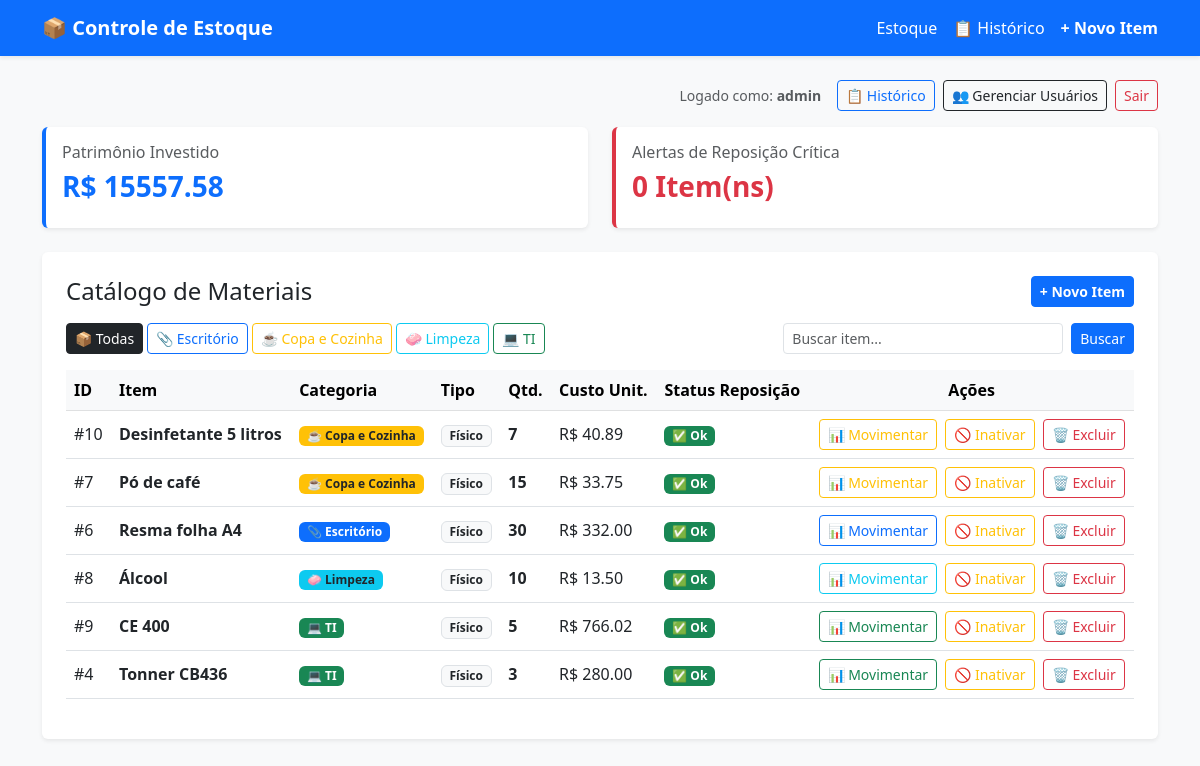
Page / (signed in) on the earlier database version.
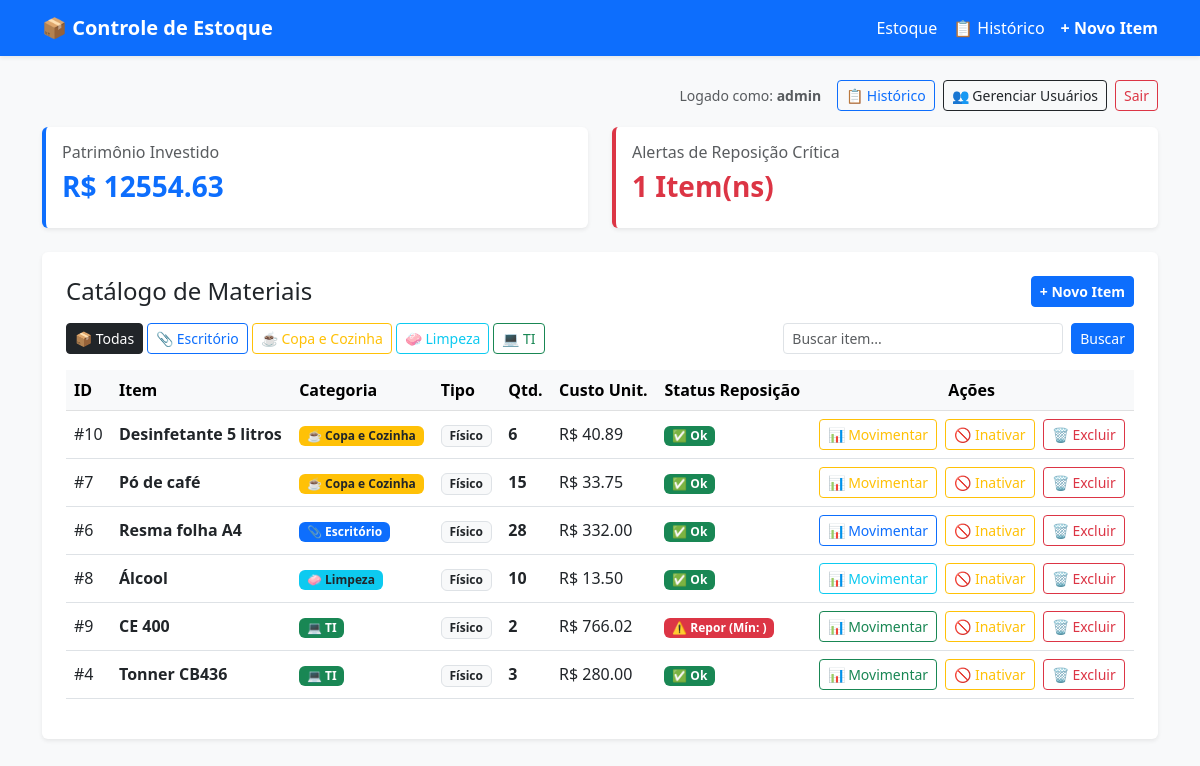
Same page on the later database version.
### tables this page shows
CREATE TABLE produtos (
    id INTEGER PRIMARY KEY AUTOINCREMENT,
    nome TEXT NOT NULL,
    tipo TEXT NOT NULL,
    preco_custo REAL NOT NULL,
    preco_base_venda REAL NOT NULL,
    quantidade INTEGER NOT NULL DEFAULT 0,
    peso_kg REAL,
    estoque_minimo INTEGER DEFAULT 5,
    link_download TEXT,
    tamanho_mb REAL,
    ativo INTEGER NOT NULL DEFAULT 1
, categoria TEXT NOT NULL DEFAULT 'Escritório');

### app.py (the view, shortened to what this page needs)
@app.route('/')
@login_obrigatorio
def index():
    categoria_filtro = request.args.get('categoria', 'Todas')
    busca = request.args.get('busca', '').strip()
    conn = get_connection()
    cursor = conn.cursor()
    query = "SELECT * FROM produtos WHERE 1=1"
    params = []
    if categoria_filtro and categoria_filtro != 'Todas':
        query += " AND categoria = ?"
        params.append(categoria_filtro)
    if busca:
        query += " AND nome LIKE ?"
        params.append(f"%{busca}%")
    query += " ORDER BY categoria ASC, nome ASC"
    cursor.execute(query, params)
    rows = cursor.fetchall()
    conn.close()
    produtos = []
    patrimonio_total = 0.0
    alertas_count = 0
    for r in rows:
        if r['tipo'] == 'ProdutoFisico':
            p = ProdutoFisico(
                id_produto=r['id'],
                nome=r['nome'],
                preco_custo=r['preco_custo'],
                preco_base_venda=r['preco_base_venda'],
                quantidade=r['quantidade'],
                peso_kg=r['peso_kg'] or 1.0,
                estoque_minimo=r['estoque_minimo'] or 5,
                ativo=bool(r['ativo'])
            )
        p.categoria = r['categoria'] if 'categoria' in r.keys() and r['categoria'] else 'Escritório'
        produtos.append(p)
        patrimonio_total += p.quantidade * p._preco_custo
        if getattr(p, 'alerta_reposicao', False):
            alertas_count += 1
    tema = CATEGORIAS_CONFIG.get(categoria_filtro, {'cor': 'primary', 'icone': '📦', 'texto': 'text-white'})
    return render_template(
        'index.html',
        produtos=produtos,
        patrimonio_total=patrimonio_total,
        alertas_count=alertas_count,
        categoria_filtro=categoria_filtro,
        busca=busca,
        tema=tema
    )

### app.py (called while the page is built)
@app.context_processor
def inject_categorias():
    return dict(categorias_config=CATEGORIAS_CONFIG)

def login_obrigatorio(f):
    @wraps(f)
    def decorated_function(*args, **kwargs):
        if 'usuario_id' not in session:
            return redirect(url_for('login'))
        return f(*args, **kwargs)
    return decorated_function

### database.py (called while the page is built)
def get_connection():
    conn = sqlite3.connect(DATABASE_NAME)
    conn.row_factory = sqlite3.Row
    return conn

### models.py (called while the page is built)
    @preco_custo.setter
    def preco_custo(self, valor: float):
        if valor < 0:
            raise ValueError("O preço de custo não pode ser negativo.")
        self._preco_custo = float(valor)

    @preco_base_venda.setter
    def preco_base_venda(self, valor: float):
        if valor < 0:
            raise ValueError("O preço de venda não pode ser negativo.")
        self._preco_base_venda = float(valor)

    @property
    def quantidade(self) -> int:
        return self._quantidade

    @quantidade.setter
    def quantidade(self, valor: int):
        if valor < 0:
            raise ValueError("A quantidade em estoque não pode ser negativa.")
        self._quantidade = int(valor)

    @property
    def alerta_reposicao(self) -> bool:
        return self.quantidade <= self.estoque_minimo

### templates/index.html (shortened to what this page needs)
{% extends 'base.html' %}
{% block content %}
<div class="d-flex justify-content-end align-items-center mb-3">
    <span class="me-3 text-muted small">Logado como: <strong>{{ session['username'] }}</strong></span>
    <a href="{{ url_for('historico', categoria=categoria_filtro) }}" class="btn btn-outline-{{ tema.cor }} btn-sm me-2">📋 Histórico</a>
    {% if session.get('perfil') == 'admin' %}
        <a href="{{ url_for('gerenciar_usuarios') }}" class="btn btn-outline-dark btn-sm me-2">👥 Gerenciar Usuários</a>
    {% endif %}
    <a href="{{ url_for('logout') }}" class="btn btn-outline-danger btn-sm">Sair</a>
</div>
<div class="row mb-4">
    <div class="col-md-6">
        <div class="card bg-white border-0 border-start border-4 border-{{ tema.cor }} shadow-sm p-3">
            <h6 class="text-muted">Patrimônio Investido {% if categoria_filtro != 'Todas' %}— {{ tema.icone }} {{ categoria_filtro }}{% endif %}</h6>
            <h3 class="fw-bold text-{{ 'dark' if tema.cor == 'warning' else tema.cor }}">R$ {{ "%.2f"|format(patrimonio_total) }}</h3>
        </div>
    </div>
    <div class="col-md-6">
        <div class="card bg-white border-0 border-start border-4 border-danger shadow-sm p-3">
            <h6 class="text-muted">Alertas de Reposição Crítica</h6>
            <h3 class="fw-bold text-danger">{{ alertas_count }} Item(ns)</h3>
        </div>
    </div>
</div>
<div class="card border-0 shadow-sm p-4">
    <div class="d-flex flex-wrap justify-content-between align-items-center gap-2 mb-3">
        <h4 class="mb-0">
            Catálogo de Materiais
        </h4>
        <a href="{{ url_for('novo_produto', categoria=categoria_filtro if categoria_filtro != 'Todas' else 'Escritório') }}"
           class="btn btn-{{ tema.cor }} btn-sm fw-bold">
           + Novo Item {% if categoria_filtro != 'Todas' %}em {{ categoria_filtro }}{% endif %}
        </a>
    </div>
    <div class="row g-2 mb-3 align-items-center">
        <div class="col-md-8">
            <div class="d-flex flex-wrap gap-1" role="group">
                <a href="{{ url_for('index', categoria='Todas', busca=busca) }}"
                   class="btn btn-sm {% if categoria_filtro == 'Todas' %}btn-dark{% else %}btn-outline-dark{% endif %}">
                   📦 Todas
                </a>
                {% for nome_cat, cfg in categorias_config.items() %}
                    <a href="{{ url_for('index', categoria=nome_cat, busca=busca) }}"
                       class="btn btn-sm {% if categoria_filtro == nome_cat %}btn-{{ cfg.cor }} fw-bold{% else %}btn-outline-{{ cfg.cor }}{% endif %}">
                       {{ cfg.icone }} {{ nome_cat }}
                    </a>
                {% endfor %}
            </div>
        </div>
        <div class="col-md-4">
            <form method="GET" action="{{ url_for('index') }}" class="d-flex">
                <input type="text" name="busca" class="form-control form-control-sm me-2" placeholder="Buscar item..." value="{{ busca }}">
                <button type="submit" class="btn btn-sm btn-{{ tema.cor }}">Buscar</button>
            </form>
        </div>
    </div>
    <div class="table-responsive">
        <table class="table table-hover align-middle">
            <thead class="table-light">
                <tr>
                    <th>ID</th>
                    <th>Item</th>
                    <th>Categoria</th>
                    <th>Tipo</th>
                    <th>Qtd.</th>
                    <th>Custo Unit.</th>
                    <th>Status Reposição</th>
                    <th class="text-center">Ações</th>
                </tr>
            </thead>
            <tbody>
                {% for p in produtos %}
                {% set cat_cfg = categorias_config.get(p.categoria, {'cor': 'secondary', 'icone': '📎', 'texto': 'text-white'}) %}
                <tr>
                    <td>#{{ p.id_produto }}</td>
                    <td class="fw-bold">{{ p.nome }}</td>
                    <td>
                        <span class="badge bg-{{ cat_cfg.cor }} {{ cat_cfg.texto }}">
                            {{ cat_cfg.icone }} {{ p.categoria }}
                        </span>
                    </td>
                    <td>
                        <span class="badge bg-light text-dark border">
                            {{ 'Físico' if p.__class__.__name__ == 'ProdutoFisico' else 'Digital' }}
                        </span>
                    </td>
                    <td class="fw-bold">{{ p.quantidade }}</td>
                    <td>R$ {{ "%.2f"|format(p._preco_custo) }}</td>
                    <td>
                        {% if p.alerta_reposicao %}
                            <span class="badge bg-danger">⚠️ Repor (Mín: {{ p._estoque_minimo }})</span>
                        {% else %}
                            <span class="badge bg-success">✅ Ok</span>
                        {% endif %}
                    </td>
                    <td class="text-center">
                        <button type="button" class="btn btn-sm btn-outline-{{ cat_cfg.cor }} me-1" data-bs-toggle="modal" data-bs-target="#modalAjuste{{ p.id_produto }}">
                            📊 Movimentar
                        </button>
                        {% if p.ativo %}
                            <form action="/produto/inativar/{{ p.id_produto }}" method="POST" onsubmit="return confirm('Inativar este item do catálogo?');" style="display:inline;">
                                <button type="submit" class="btn btn-sm btn-outline-warning me-1">🚫 Inativar</button>
                            </form>
                        {% else %}
                            <form action="/produto/ativar/{{ p.id_produto }}" method="POST" onsubmit="return confirm('Reativar este item no catálogo?');" style="display:inline;">
                                <button type="submit" class="btn btn-sm btn-outline-success me-1">✅ Ativar</button>
                            </form>
                        {% endif %}
                        {% if session.get('perfil') == 'admin' %}
                            <form action="/produto/deletar/{{ p.id_produto }}" method="POST" onsubmit="return confirm('ATENÇÃO: Deseja excluir permanentemente {{ p.nome }}?');" style="display:inline;">
                                <button type="submit" class="btn btn-sm btn-outline-danger">🗑️ Excluir</button>
                            </form>
                        {% endif %}
                    </td>
                </tr>
                {% else %}
                <tr>
                    <td colspan="8" class="text-center py-4 text-muted">Nenhum item encontrado para este filtro.</td>
                </tr>
                {% endfor %}
            </tbody>
        </table>
    </div>
</div>
{% endblock %}

### templates/base.html (shortened to what this page needs)
<!DOCTYPE html>
<html lang="pt-br">
<head>
    <link href="https://cdn.jsdelivr.net/npm/bootstrap@5.3.0/dist/css/bootstrap.min.css" rel="stylesheet">
</head>
<body class="bg-light">
    {% set cor_barra = tema.cor if tema is defined else 'primary' %}
    {% set navbar_tema = 'navbar-light' if cor_barra in ['warning', 'info'] else 'navbar-dark' %}
    {% set cor_texto_nav = 'text-dark' if cor_barra in ['warning', 'info'] else 'text-white' %}
    <nav class="navbar navbar-expand-lg {{ navbar_tema }} bg-{{ cor_barra }} shadow-sm mb-4">
        <div class="container">
            <a class="navbar-brand fw-bold" href="{{ url_for('index') }}">
                📦 Controle de Estoque
            </a>
            <div class="d-flex align-items-center">
                <a href="{{ url_for('index') }}" class="nav-link {{ cor_texto_nav }} me-3">Estoque</a>
                <a href="{{ url_for('historico', categoria=categoria_filtro if categoria_filtro is defined else 'Todas') }}" class="nav-link {{ cor_texto_nav }} me-3">📋 Histórico</a>
                <a href="{{ url_for('novo_produto', categoria=categoria_filtro if categoria_filtro is defined else 'Escritório') }}" class="nav-link {{ cor_texto_nav }} fw-bold">+ Novo Item</a>
            </div>
        </div>
    </nav>
    <div class="container pb-5">
        {% block content %}{% endblock %}
    </div>
</body>
</html>

Differences in the rows shown:
changed produtos "Desinfetante 5 litros": quantidade "7" → "6"
changed produtos "Resma folha A4": quantidade "30" → "28"
changed produtos "CE 400": quantidade "5" → "2"; text "✅ Ok" → "⚠️ Repor (Mín: )"
Other differences:
{{ "%.2f"|format(patrimonio_total) }}: "15557.58" → "12554.63"
{{ alertas_count }}: "0" → "1"
